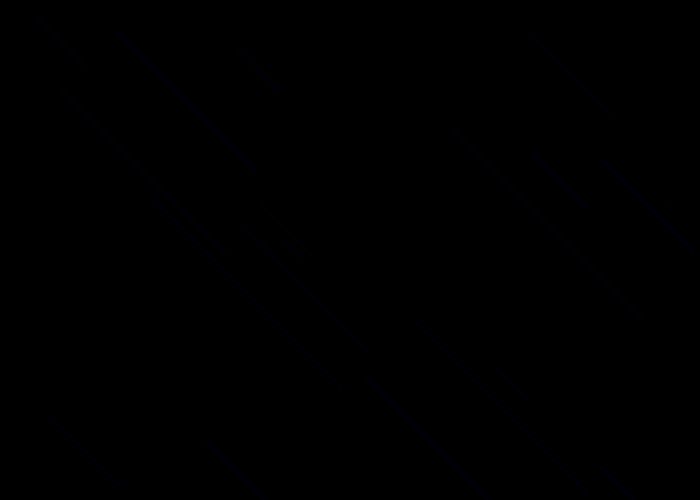
Frame 1 (no input)
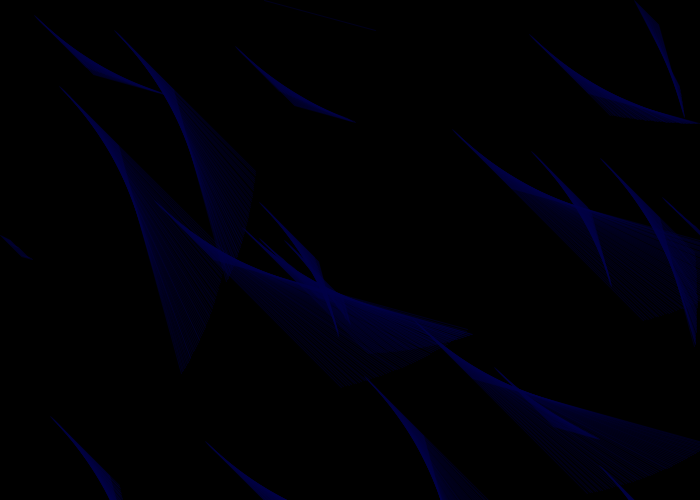
Frame 60 (the mouse pressed at the canvas centre just before this capture)
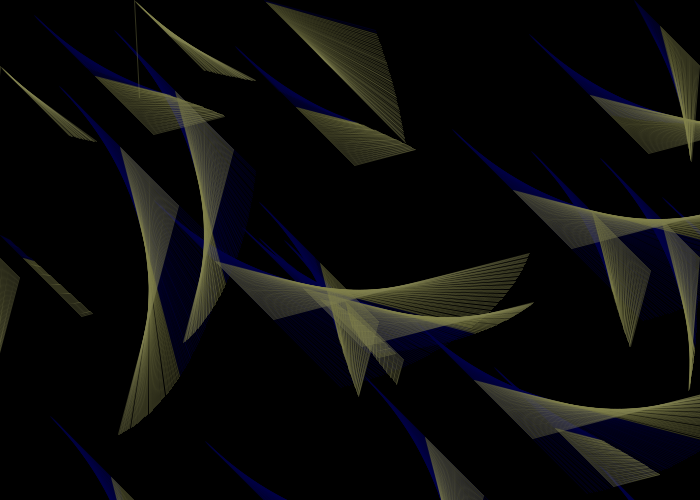
Frame 120 (the mouse held since frame 60 and released just before this capture)

The Processing sketch that drew these frames (run headless with seeded random() and noise(); from frame 60 on, the mouse is pressed at the canvas centre):

// Processing sketch: processing_117096
// ── processing_117096.pde

Linha[] linhas;
int numL = 20; //quantidade de instâncias que vão aparecer

void setup() {
  //size(displayWidth, displayHeight);
  size(700,500);
  background(0);
  smooth();
  colorMode(RGB, width, height, 2000);
  linhas = new Linha[numL];
  for (int i = 0; i < numL; i++){
    linhas[i] = new Linha(random(width),random(height),random(5,200));
  }
}

void draw() {  
  //background(0);
  for (int i = 0; i < numL; i++){
    linhas[i].desenha();
    linhas[i].atualiza();
  }
}

//limpar a tela
void mousePressed() {
  background(0);
}


class Linha {

  float px, py; //posicao
  float comp; //comprimento
  float dir; //sorteio para direçao
  float ang = 0;
  float b = 500; //quantidade de azul na cor
  color cor = color(mouseX, mouseY, b);
  
  Linha(float x, float y, float c) {
    px = x;
    py = y;
    comp = c;
    dir = random(0, 1);
  }

  void desenha() {
    pushMatrix();
    pushStyle();
    translate(px, py);
    rotate(radians(ang));
    stroke(cor, 100);
    line(0, 0, comp, comp);
    popStyle();
    popMatrix();
  }

  void atualiza() {
    
    //adiciona azul
    if (b < 2000) {
      b += 1;
    }
    else {
      b = 0;
    }

    cor = color(mouseX, mouseY, b);
    //println(b);
    
    //sentido horário
    if (dir > 0.5) {
      ang = ang + 0.5;
      if (ang > 360) {
        ang = 0;
      }
    }
    //sentido anti horario
    else
    {
      ang = ang - 0.5;
      if (ang > 0) {
        ang = 0;
      }
    }
    
    px = px + 1;
    py = py + 1;
    if (px > width) {
      px = 0;
      dir = random(0, 1);
    }
    if (py > height) {
      py = 0;
      dir = random(0, 1);
    }
  }
}
